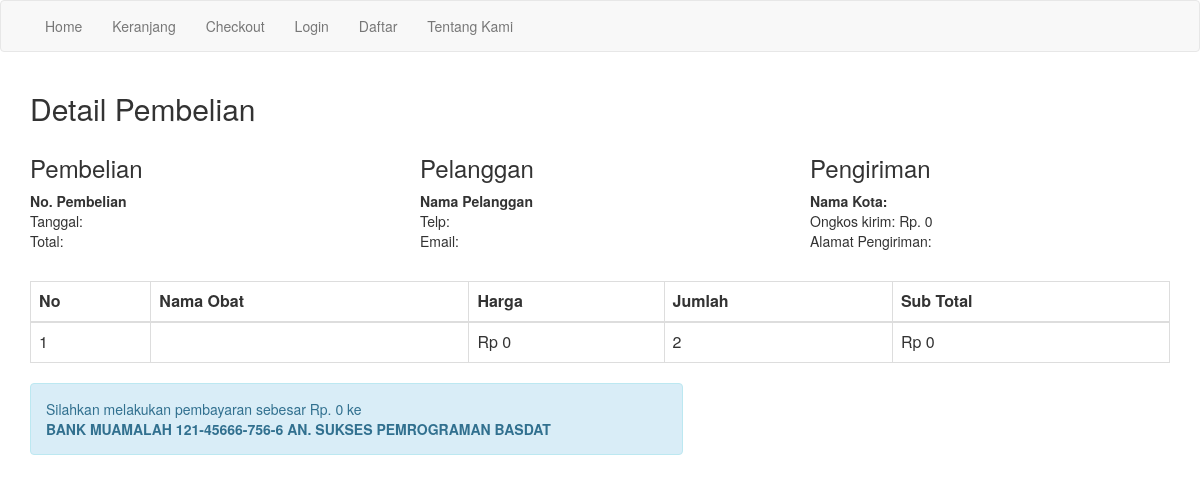
/nota.php, run on the app's committed database.
### tables this page shows
CREATE TABLE `pembelian_obat` (
  `id_pembelian_obat` int(11) NOT NULL,
  `id_pembelian` int(11) NOT NULL,
  `id_obat` int(11) NOT NULL,
  `jumlah` int(11) NOT NULL,
  `nama` varchar(100) NOT NULL,
  `harga` int(100) NOT NULL,
  `subharga` int(100) NOT NULL
);

### nota.php (the view, shortened to what this page needs)
<html>
<head>
	<link rel="stylesheet" href="admin/assets/css/bootstrap.css">
</head>
<body>
	<nav class="navbar navbar-default">
		<div class="container">
			<ul class="nav navbar-nav">
				<li><a href="index.php">Home</a></li>
				<li><a href="keranjang.php">Keranjang</a></li>
				<li><a href="checkout.php">Checkout</a></li>
				<?php if (isset($_SESSION["pelanggan"])): ?>
					<li><a href="riwayat.php">Riwayat Belanja</a></li>
					<li><a href="logout.php">Logout</a></li>
					<?php else: ?>
						<li><a href="login.php">Login</a></li>
						<li><a href="daftar.php">Daftar</a></li>
					<?php endif ?>
					<li><a href="tentangkami.php">Tentang Kami</a></li>
				</ul>
			</div>
		</nav>
		<section class="konten">
			<div class="container">
				<h2>Detail Pembelian</h2>
				<?php
				$link = mysqli_connect("localhost", "root", "", "farmasinaviha");
				$ambil = $link->query("SELECT * FROM pembelian join pelanggan ON pembelian.id_plg=pelanggan.id_plg WHERE pembelian.id_pembelian='$_GET[id]'");
				$detail = $ambil->fetch_assoc();
				?>
				<div class="row">
					<div class="col-md-4">
						<h3>Pembelian</h3>
						<strong>No. Pembelian <?php echo $detail['id_pembelian']; ?></strong><br>
						<p>
							Tanggal: <?php echo $detail['tanggal_pembelian']; ?> <br>
							Total: <?php echo $detail['total_pembelian']; ?>
						</p>
					</div>
					<div class="col-md-4">
						<h3>Pelanggan</h3>
						<strong>Nama Pelanggan <?php echo $detail['nama_plg']; ?></strong><br>
						<p>
							Telp: <?php echo $detail['telp_plg']; ?> <br>
							Email: <?php echo $detail['email_plg']; ?>
						</p>
					</div>
					<div class="col-md-4">
						<h3>Pengiriman</h3>
						<strong>Nama Kota: <?php echo $detail['nama_kota']; ?></strong><br>
						Ongkos kirim: Rp. <?php echo number_format($detail['tarif']); ?><br>
						Alamat Pengiriman: <?php echo $detail['alamat_pengiriman']; ?>
					</div>
				</div>
				<br>
				<table class="table table-bordered">
					<thead>
						<tr>
							<th>No</th>
							<th>Nama Obat</th>
							<th>Harga</th>
							<th>Jumlah</th>
							<th>Sub Total</th>
						</tr>
					</thead>
					<tbody>
						<?php $nomor=1; ?>
						<?php $ambil=$link->query("SELECT * FROM pembelian_obat WHERE id_pembelian='$_GET[id]'"); ?>
						<?php while ($pecah=$ambil->fetch_assoc()) { ?>
							<tr>
								<td><?php echo $nomor; ?></td>
								<td><?php echo $pecah['nama']; ?></td>
								<td>Rp <?php echo number_format($pecah['harga']); ?></td>
								<td><?php echo $pecah['jumlah']; ?></td>
								<td>Rp <?php echo number_format($pecah['subharga']); ?></td>
							</tr>
							<?php $nomor++; ?>
						<?php } ?>
					</tbody>
				</table>
				<div class="row">
					<div class="col-md-7">
						<div class="alert alert-info">
							<p>
								Silahkan melakukan pembayaran sebesar Rp. <?php echo number_format($detail['total_pembelian']); ?> ke <br>
								<strong>BANK MUAMALAH 121-45666-756-6 AN. SUKSES PEMROGRAMAN BASDAT</strong>
							</div>
						</div>
					</div>
				</div>
			</section>
		</body>
		</html>

### data on the page
pembelian_obat: harga "0", jumlah "2", subharga "0"

### other printed values
$detail['tarif'] "0"
$detail['total_pembelian'] "0"
